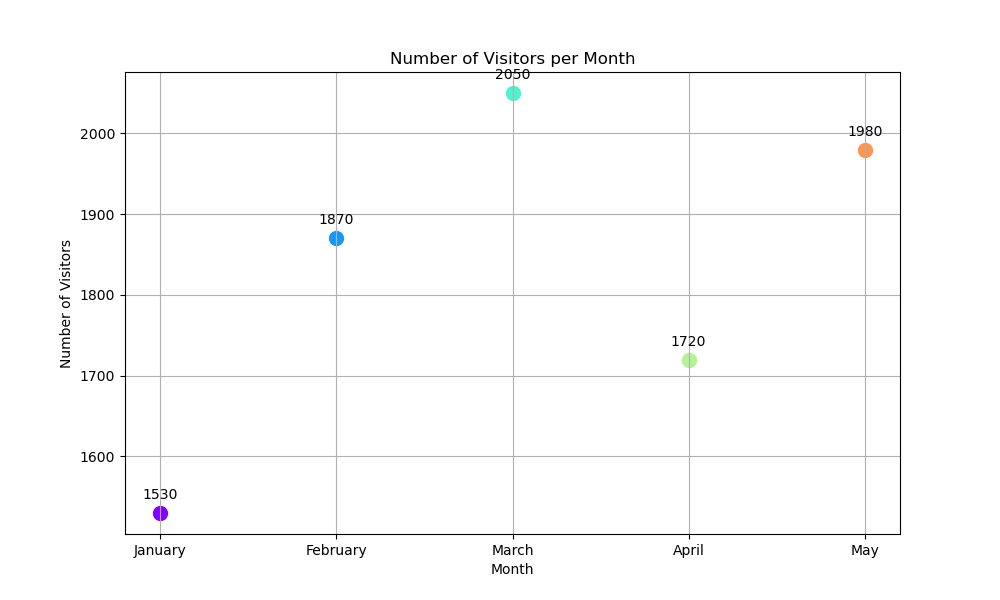

Source code (Python):

import matplotlib.pyplot as plt

# Given table data
data = [
    {'Month': 'January', 'Number of Visitors': 1530},
    {'Month': 'February', 'Number of Visitors': 1870},
    {'Month': 'March', 'Number of Visitors': 2050},
    {'Month': 'April', 'Number of Visitors': 1720},
    {'Month': 'May', 'Number of Visitors': 1980}
]

# Extract the months and the number of visitors
months = [entry['Month'] for entry in data]
visitors = [entry['Number of Visitors'] for entry in data]

# Generate a list of colors, one for each month
colors = plt.cm.rainbow([i/len(months) for i in range(len(months))])

# Create a scatter plot
plt.figure(figsize=(10, 6))  # Set the figure size

# Scatter plot, assigning a unique marker and color to each month
for i, (month, num_visitors) in enumerate(zip(months, visitors)):
    plt.scatter(month, num_visitors, color=colors[i], label=month, s=100)

# Title and labels
plt.title('Number of Visitors per Month')
plt.xlabel('Month')
plt.ylabel('Number of Visitors')

# Grid lines for readability
plt.grid(True)

# Annotate each point with the number of visitors
for i, txt in enumerate(visitors):
    plt.annotate(txt, (months[i], visitors[i]), textcoords="offset points", xytext=(0,10), ha='center')

# Legend could be used if needed, but it might clutter the plot in this case
# plt.legend()

# Display the plot
plt.show()
